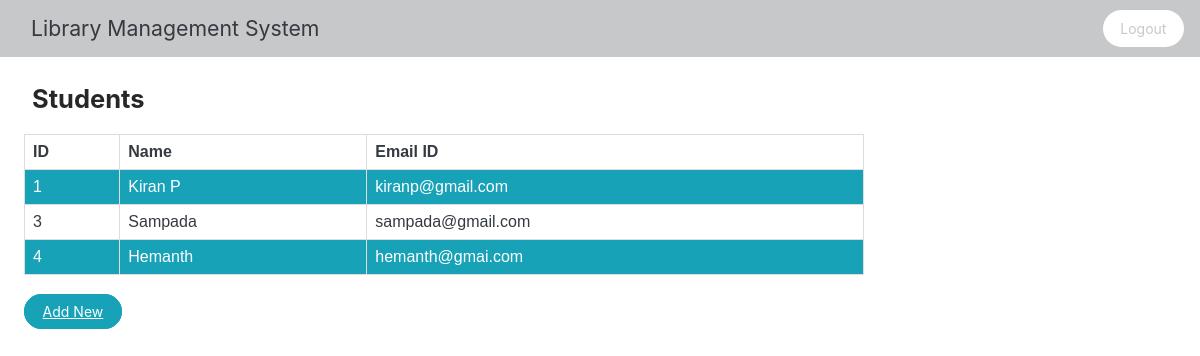
The app's page /myphpproject/ViewFaculty.php with its own data.
### tables this page shows
CREATE TABLE `Faculty` (
  `Faculty_id` varchar(50) NOT NULL,
  `Faculty_Name` text NOT NULL,
  `Password` varchar(50) DEFAULT NULL,
  `Email_id` varchar(255) DEFAULT NULL
);

### myphpproject/ViewFaculty.php (the view, shortened to what this page needs)
<html>
    <head>
        <link rel="stylesheet" href="style.css">
    </head>
    <body>
        <div class="navbar navbar-expand-lg fixed-top navbar-light bg-light">
            <div class="container navbar-brand">Library Management System</div>
                <a href="./logout.php" class="logout-button">Logout</a>
        </div>
        <h2>Students</h2>
        <table>
            <tr>
                <th scope="col">ID</th>
                <th scope="col">Name</th>
                <th scope="col">Email ID</th>
            </tr>
        <?php
            require 'connection.php';
            $query=mysqli_query($conn,"SELECT * from Faculty");
            if($query)
            {
                while($row=mysqli_fetch_assoc($query))
                {
                        echo "<tr>";
                        echo "<td>" .$row['Faculty_id']. "</td>";
                        echo "<td>".$row['Faculty_Name']."</td>";
                        echo "<td>".$row['Email_id']."</td>";
                        echo "</tr>";
                }
            }
        ?>
        </table>
        <br>
        <a class="btn btn-primary" href="AddFaculty.php">Add New</a>
    </body>
</html>

### myphpproject/style.css (style rules this page uses)
h1, h2, h4, h5, h6 { margin-top:5rem; margin-left:2rem; margin-bottom: 1rem; color:#272727; }
body { margin: 0; font-family: -apple-system, BlinkMacSystemFont, "Segoe UI", Roboto, "Helvetica Neue", Arial, "Noto Sans", sans-serif, "Apple Color Emoji", "Segoe UI Emoji", "Segoe UI Symbol", "Noto Color Emoji"; font-size: 1.063rem; font-weight: 400; line-height: 1.5; color: #343a40; text-align: left; background-color: #fff; }
.navbar { position: relative; display: flex; flex-wrap: wrap; align-items: center; justify-content: space-between; padding: 0.5rem 1rem; margin-bottom: 2%; }
.fixed-top { position: fixed; top: 0; right: 0; left: 0; z-index: 1030; }
.navbar-expand-lg { flex-flow: row nowrap; justify-content: flex-start; }
.navbar-light .navbar-brand { color: #343a40; }
.bg-light { background-color: #c6c8ca; border-color: #95999c; }
.navbar-brand { display: inline-block; padding-top: 0.3006875rem; padding-bottom: 0.3006875rem; margin-right: 1rem; font-size: 1.32875rem; line-height: inherit; white-space: nowrap; }
.container { width: 100%; padding-right: 15px; padding-left: 15px; margin-right: auto; margin-left: auto; }
.btn { font-weight: 400; color: #343a40; text-align: center; vertical-align: middle; background-color: transparent; border: 1px solid transparent; padding: 0.5rem 1.1rem; font-size: 0.875rem; line-height: 1.5; border-radius: 1.5rem; }
.logout-button { color: #c6c8ca; text-align: center; vertical-align: middle; background-color: white; padding: 0.5rem 1.1rem; font-size: 0.875rem; line-height: 1.5; border-radius: 1.5rem; text-decoration: none; }
.btn-primary { color: #fff; background-color: #17a2b8; border-color: #17a2b8; }

### myphpproject/ViewFaculty.php (style rules this page uses)
table { font-family: arial, sans-serif; border-collapse: collapse; width: 70%; margin-left: 2%; }
td, th { border: 1px solid #dddddd; text-align: left; padding: 8px; }
tr:nth-child(even) { background-color: #17a2b8; color: white; }
a { margin-left: 2%; }

### records on screen
faculty: Faculty_id "1", Faculty_Name "Kiran P", Email "kiranp@gmail.com"
faculty: Faculty_id "3", Faculty_Name "Sampada", Email "sampada@gmail.com"
faculty: Faculty_id "4", Faculty_Name "Hemanth", Email "hemanth@gmai.com"
